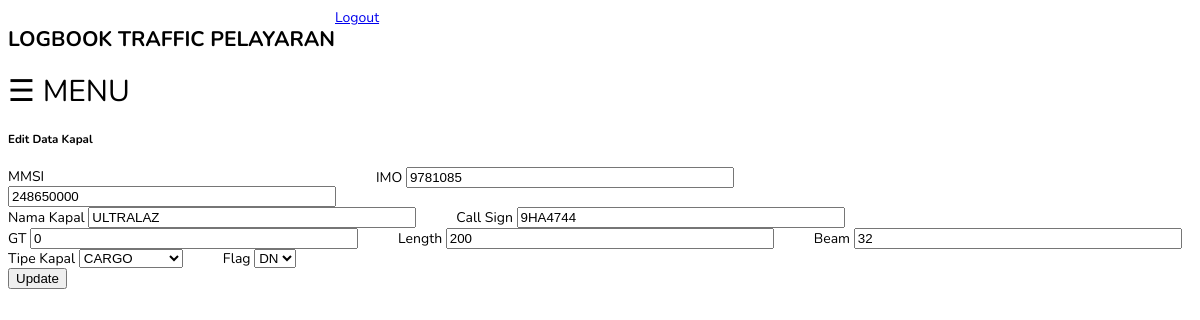
/editKapal.php?MMSI=248650000 (signed in), run on the app's committed database.
### tables this page shows
CREATE TABLE `kapal` (
  `MMSI` int(20) NOT NULL,
  `Nama_kapal` varchar(30) NOT NULL,
  `Call_sign` varchar(20) DEFAULT NULL,
  `IMO` int(20) DEFAULT NULL,
  `Tipe_kapal` enum('CARGO','CRUISE','PASSENGER','TANKER','TUG','TUG BOAT','OTHER') DEFAULT NULL,
  `Gross_tonnage` double DEFAULT NULL,
  `Length` double DEFAULT NULL,
  `Width` double DEFAULT NULL,
  `Flag` enum('DN','LN') NOT NULL
);

### editKapal.php (the view, shortened to what this page needs)
<?php
    include 'layout.php';
    include_once 'config.php';
    $old_MMSI_get = $_GET['MMSI'];
    $data = mysqli_query($mysqli, "SELECT * FROM kapal WHERE `kapal`.`MMSI` = $old_MMSI_get");
    while($data2 = mysqli_fetch_array($data)) {
        $old_MMSI_get = $data2['MMSI'];
        $Nama_kapal_get = $data2['Nama_kapal'];
        $Call_sign_get = $data2['Call_sign'];
        $IMO_get = $data2['IMO'];
        $Gross_tonnage_get = $data2['Gross_tonnage'];
        $Length_get = $data2['Length'];
        $Width_get = $data2['Width'];
        $Flag_get = $data2['Flag'];
    }
?>
<html>
    <head>
    </head>
    <body>
        <div class="container">
            <div class="card mt-4">
                <div class="card-body">
                    <h5 class="card-title fw-bolder mb-3">Edit Data Kapal</h5>
                    <form action="editKapal.php" method="post" name="update_kapal">
                        <div style="display:flex; align-items:flex-start;">
                            <div class="mb-3">
                                <label for="MMSI" class="form-label">MMSI</label>
                                <div class="col-md-3">
                                    <input id="MMSI" name="MMSI" type="number" class="form-control" style="width:320px" value=<?php echo $old_MMSI_get; ?>
                                    oninput="javascript: if (this.value.length > this.maxLength) this.value = this.value.slice(0, this.maxLength);"
                                    required maxlength="9">
                                </div>
                            </div>
                            <div class="mb-3">
                                <label for="IMO" class="form-label">IMO</label>
                                <input type="number" class="form-control"id="IMO" name="IMO" style="width:320px" nullable value=<?php echo $IMO_get ?>>
                            </div>
                        </div>
                        <div style="display:flex; align-items:flex-start;">
                            <div class="mb-3">
                                <label for="Nama_kapal" class="form-label">Nama Kapal</label>
                                <input type="text" class="form-control"id="Nama_kapal" name="Nama_kapal" style="width:320px" required value="<?php echo $Nama_kapal_get; ?>">
                            </div>
                            <div class="mb-3">
                                <label for="Call_sign" class="form-label">Call Sign</label>
                                <input type="text" class="form-control"id="Call_sign" name="Call_sign" style="width:320px" required value=<?php echo $Call_sign_get?>>
                            </div>
                        </div>
                        <div style="display:flex; align-items:flex-start;">
                            <div class="mb-3">
                                <label for="Gross_tonnage" class="form-label">GT</label>
                                <input type="number" step="0.001" class="form-control"id="Gross_tonnage" name="Gross_tonnage" style="width:320px" nullable value=<?php echo $Gross_tonnage_get ?>>
                            </div>
                            <div class="mb-3">
                                <label for="Length" class="form-label">Length</label>
                                <input type="number" step="0.1" class="form-control"id="Length" name="Length" style="width:320px" nullable value=<?php echo $Length_get?>>
                            </div>
                            <div class="mb-3">
                                <label for="Width" class="form-label">Beam</label>
                                <input type="number" step="0.1" class="form-control"id="Width" name="Width" style="width:320px" nullable value=<?php echo $Width_get?>>
                            </div>
                        </div>
                        <div style="display:flex; align-items:flex-start;">
                            <div class="mb-3">
                                <label for="Tipe_kapal" class="form-label">Tipe Kapal</label>
                                <select name='Tipe_kapal'>
                                <?php
                                            $result = mysqli_query($mysqli, "SELECT COLUMN_TYPE FROM INFORMATION_SCHEMA.COLUMNS WHERE TABLE_NAME = 'kapal' AND COLUMN_NAME = 'Tipe_kapal'");
                                            $row = mysqli_fetch_array($result);
                                            $enumList = explode(",", str_replace("'", "", substr($row['COLUMN_TYPE'], 5, (strlen($row['COLUMN_TYPE'])-6))));
                                            foreach($enumList as $value)
                                            echo "<option value=\"$value\">$value</option>";
                                ?>
                                </select>
                            </div>
                            <div class="mb-3">
                                <label for="Flag" class="form-label">Flag</label>
                                <select name='Flag' value=<?php echo $Flag_get?>>
                                <?php
                                            $result = mysqli_query($mysqli, "SELECT COLUMN_TYPE FROM INFORMATION_SCHEMA.COLUMNS WHERE TABLE_NAME = 'kapal' AND COLUMN_NAME = 'Flag'");
                                            $row = mysqli_fetch_array($result);
                                            $enumList = explode(",", str_replace("'", "", substr($row['COLUMN_TYPE'], 5, (strlen($row['COLUMN_TYPE'])-6))));
                                            foreach($enumList as $value)
                                            echo "<option value=\"$value\">$value</option>";
                                ?>
                                </select>
                            </div>
                        </div>
                        <div class="text-center">
                            <input type="submit" name="Submit" class="btn btn-primary" value="Update" />
                        </div>
                    </form>
                </div>
            </div>
        </div>
    </body>
</html>

### layout.php (style rules this page uses)
body { font-family: 'Nunito'; font-size: 14px; }

### data on the page
kapal: MMSI "248650000", IMO "9781085", Nama_kapal "ULTRALAZ", Call_sign "9HA4744", Gross_tonnage "0", Length "200", Width "32", Flag "DN"

### other printed values
form field Tipe_kapal "CARGO"
